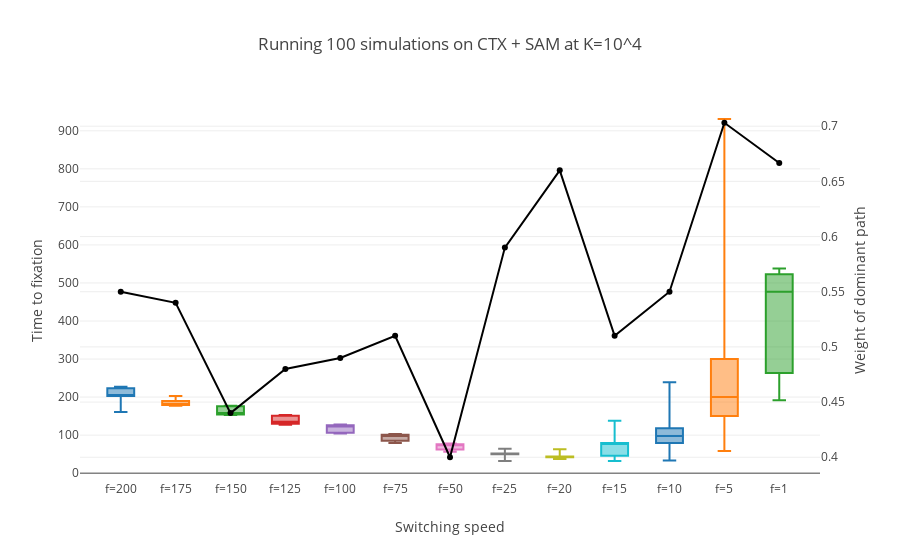

Notebook cell for this chart:
### Markdown cell above
### K=10^4

### Code cell
#display(table_switching(pairs[0], carrying_cap=10**4, prob_mutation=10**-3))
box_switching(pairs[0], k=4)
